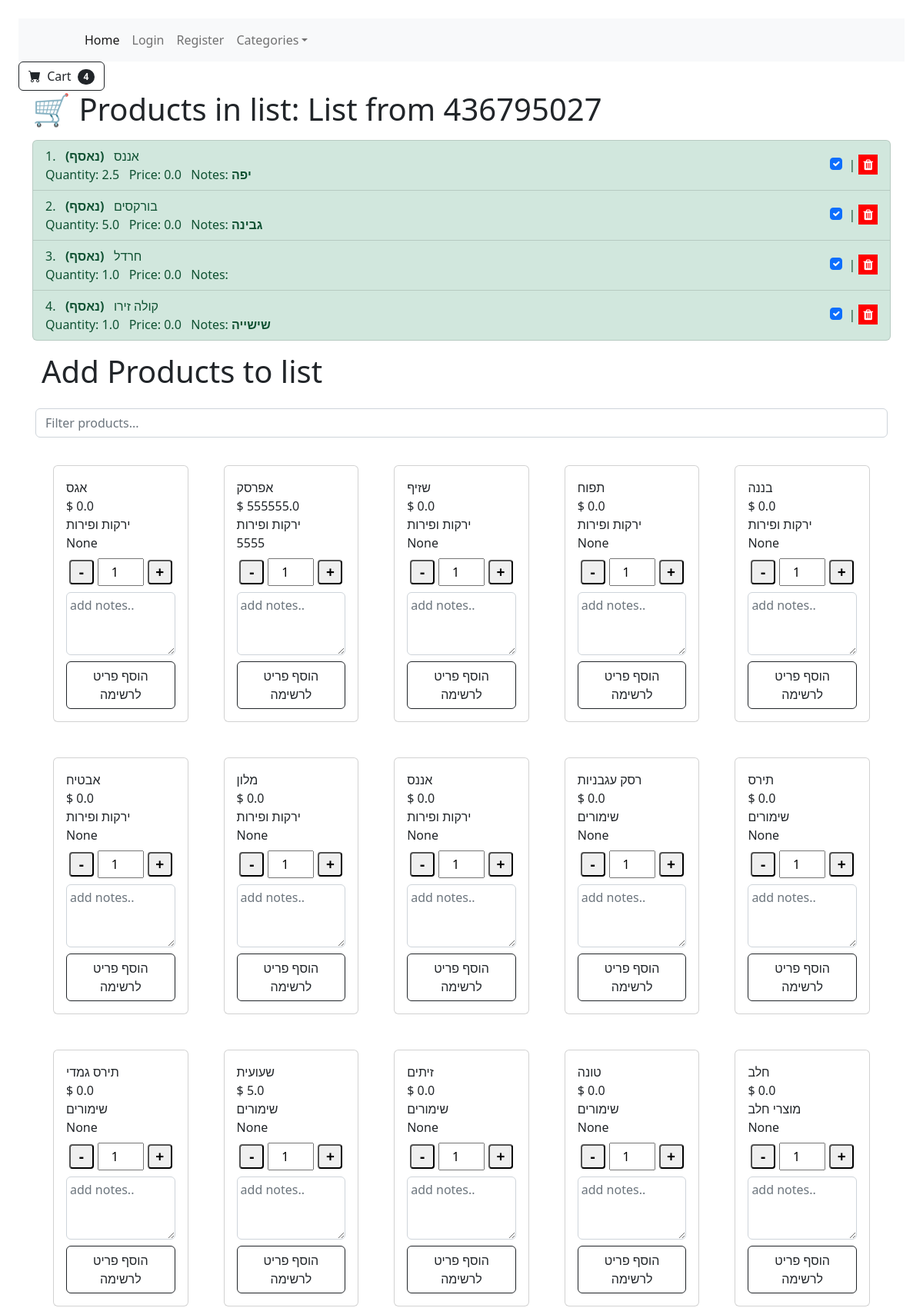
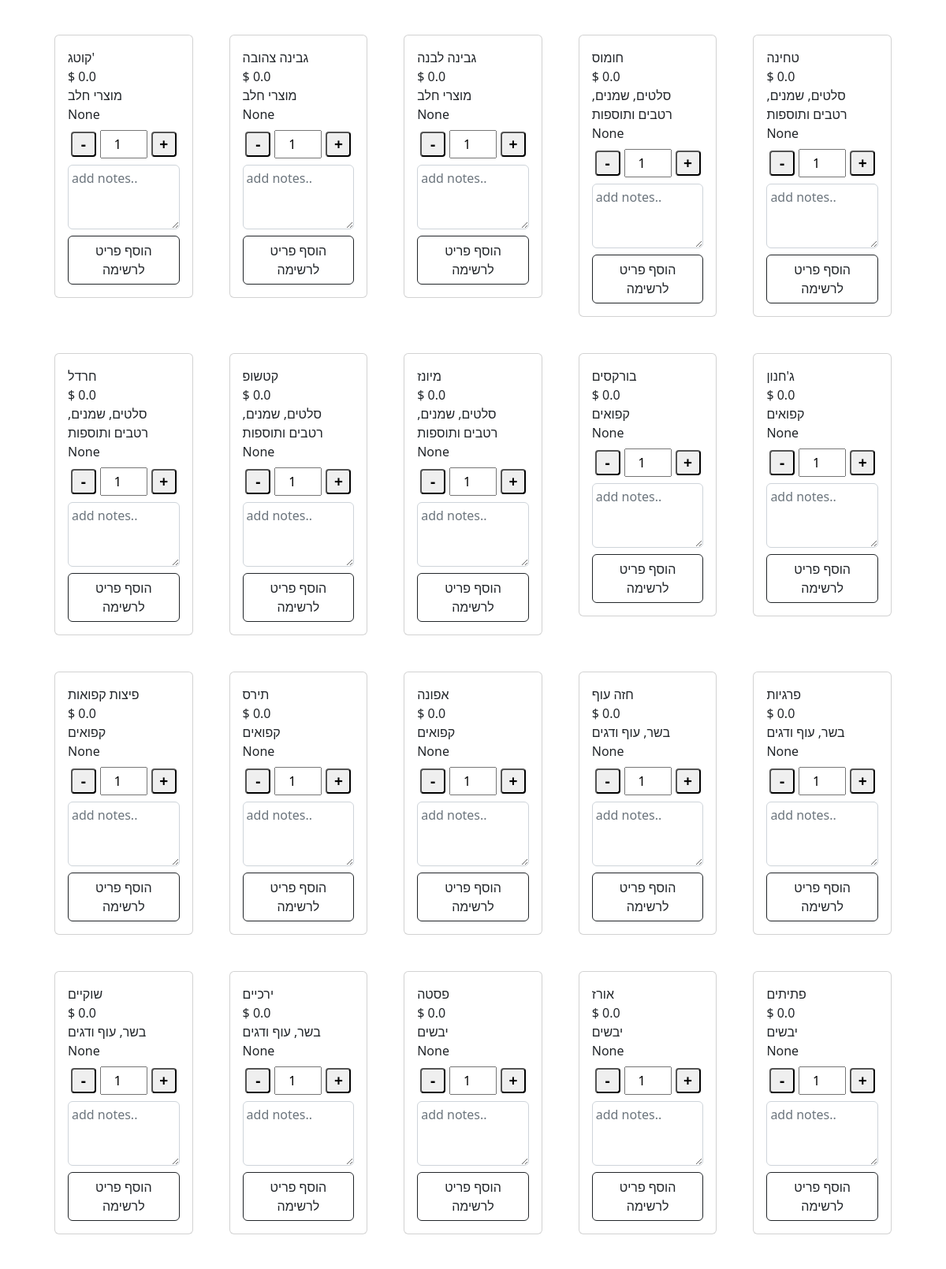
The app's page /list/16 (upper part) with its own data (2 pictures, top to bottom).
### tables this page shows
CREATE TABLE lists (
                id INTEGER PRIMARY KEY AUTOINCREMENT,
                name TEXT UNIQUE
            );

CREATE TABLE "product_in_list" (
	"id"	INTEGER,
	"list_id"	INTEGER,
	"product_id"	INTEGER,
	"collected"	INTEGER DEFAULT 0,
	"notes"	TEXT,
	"quantity"	REAL,
	FOREIGN KEY("product_id") REFERENCES "products"("id"),
	FOREIGN KEY("list_id") REFERENCES "lists"("id"),
	PRIMARY KEY("id" AUTOINCREMENT)
);

CREATE TABLE products (
        id INTEGER PRIMARY KEY AUTOINCREMENT,
        name TEXT NOT NULL,
        unit TEXT ,
        price REAL,
        category_id INTEGER,
        FOREIGN KEY (category_id) REFERENCES categories(id)
    );

CREATE TABLE categories (
        id INTEGER PRIMARY KEY AUTOINCREMENT,
        name TEXT UNIQUE NOT NULL
    );

### app.py (the view)
@falsk_app.route("/list/<int:list_id>", methods=["GET", "POST"])
def view_list(list_id):
    list_items_data = []  # make this a list
    items = database_read(f"select * from product_in_list where list_id ='{list_id}';")
    list_data = database_read(f"select * from product_in_list where list_id ='{list_id}';")
    if items:
        for item in items:
            product_id = item['product_id']
            item_data =  database_read(f"select pl.*,p.* from products p inner JOIN product_in_list  pl on pl.product_id = p.id where p.id ='{product_id}' and list_id='{list_id}';")
            if item_data:
                list_items_data.append(item_data[0])
    list_name = database_read(f"select name from lists where id ='{list_id}';")[0]['name']
    items_data = database_read(f"select p.*,cat.name as catName from products p left JOIN categories cat on category_id = cat.id")
    categories =  database_read(f"select * from categories order by name;")
    return render_template("list.html", list_id=list_id,list_data=list_data, items=list_items_data,list_name=list_name,all_items=items_data,categories=categories)

### HandelDB.py (called while the page is built)
def database_read(sql,data=None):
    connection = sqlite3.connect(database_filename)
    connection.row_factory = sqlite3.Row
    db = connection.cursor()
    if data:
         db.execute(sql, data)
    else:
         db.execute(sql)
    records = db.fetchall()
    rows = [dict(record) for record in records]
    db.close()
    connection.close()
    return rows

### app.py (called while the page is built)
@falsk_app.context_processor
def inject_user():
    return dict(user=flask_login.current_user)

@falsk_app.teardown_appcontext
def close_connection(exception):
    db = getattr(g, '_database', None)
    if db is not None:
        db.close()

@falsk_app.context_processor
def inject_collected_count():
    def get_collected_count(list_id=None):
        if list_id is None:
            return 0
        sql = f"SELECT COUNT(*) as count FROM product_in_list WHERE list_id = '{list_id}' AND collected = 1"
        print(sql)
        result = database_read(sql)
        print(result)
        return result[0]['count'] if result else 0
    return dict(get_collected_count=get_collected_count)

@falsk_app.after_request
def add_header(response):
    if request.path.endswith('service-worker.js'):
        response.headers['Content-Type'] = 'application/javascript'
    if request.path.endswith('manifest.json'):
        response.headers['Content-Type'] = 'application/manifest+json'
    return response

### templates/list.html (shortened to what this page needs)
{% extends 'base.html' %}
{% block content %}
<form class="d-flex">
  <button class="btn btn-outline-dark" type="submit">
      <i class="bi-cart-fill me-1"></i>
      Cart
      <span class="badge bg-dark text-white ms-1 rounded-pill">{{ get_collected_count(list_id) }}</span>
  </button>
</form>
<body class="p-4">
<div class="container">
  <h1 class="mb-3">🛒 Products in list:  {{ list_name }}   </h1>
  <ul id="itemsinlist"  class="list-group mb-3">
    {% for item in items %}
      <li class="list-group-item d-flex justify-content-between align-items-center
          {% if item.collected %} list-group-item-success {% endif %}">
        <span>
          {{ loop.index }}. &nbsp; {{ item['name'] }}  &nbsp; {% if item.collected %}<strong>(נאסף)</strong>{% endif %}   <br>Quantity: {{ item['quantity'] }}  &nbsp;  Price: {{ item['price'] }}  &nbsp;  Notes:  {% if item.notes %}<strong>{{ item['notes']}}</strong>{% endif %}
        </span>
          <div class="form-check">
            <input class="form-check-input position-static" data-item-id="{{ item['product_id'] }}" type="checkbox" id="blankCheckbox" onchange="updateCollected(this)" value="option1" {% if item.collected %}checked{% endif %} >
            <span class="">|</span>
              <button id="del_prod" class="delete-btn" title="remove product from list"><i class="fa fa-trash"></i></button>
          </div>
      </li>
    {% else %}
      <li class="list-group-item">No items yet.</li>
    {% endfor %}
  </ul>
  <form method="POST" class="d-flex mb-3">
    <div class="container container-box">
      <h1 class="mb-4"> Add Products to list</h1>
      <div class="row row-cols-2 row-cols-sm-3 row-cols-md-4 row-cols-lg-5 g-3">
          <input type="text" id="productFilter" style="margin-bottom: 5px;" class="form-control" placeholder="Filter products...">
          {% for product in all_items%}
          <div class="col">
          <div class="card" style="margin: 15px;">
          <div class="card-body">
              <div class="card-title">{{ product['name'] }}
                  <div class="card-text">
                          $ {{ product['price'] }}
                          <br>
                          {{ product['catName'] }}
                          <br>
                          {{ product['unit'] }}
                      </div>
                  </div>
                  <div class="product-actions text-center">
                  <div class="qty-wrapper">
                    <button class="minus" type="button" onclick="changeQty(this,-1)">-</button>
                    <input type="number" name="quantity" id="quantity" value="1" min="1" class="qty-input">
                    <button class="plus" type="button" onclick="changeQty(this,1)">+</button>
                  </div>
                  <div  class="action-wrapper">
                    <textarea id="notes" name="notes" rows="3" placeholder="add notes.." class="form-control note-input"></textarea>
                  </div>
                </div>
                <div  style="display: flex;" class="text-center"><a class="btn btn-outline-dark mt-auto" href="#" onclick="addProductToList(this); return false;" >הוסף פריט לרשימה</a>
                </div>
              </div>
          </div>
      </div>
          {% endfor%}
  </div>
</div>
  </form>
</div>
</body>
{% endblock %}

### templates/list.html (style rules this page uses)
.qty-wrapper { display: inline-flex; align-items: center; gap: 5px; }
.qty-wrapper button { width: 30px; height: 30px; font-size: 18px; }
.qty-wrapper input[type=number] { width: 60px; text-align: center; }
.plus { font-weight:bold; float:right; padding-right:4px; content:"+"; }
.minus { font-weight:bold; float:right; padding-right:4px; content:"-"; }
.delete-btn { background-color: red; border: none; color: white; cursor: pointer; }
.product-actions { max-width: 280px; margin: 0 auto; }
.qty-wrapper { display: flex; justify-content: center; align-items: center; margin-bottom: 0.5rem; }
.qty-input { width: 60px; text-align: center; padding: 0.25rem; }
.qty-wrapper button { width: 32px; height: 32px; font-size: 1.2rem; padding: 0; border-radius: 4px; }
.note-input { max-width: 100%; margin: 0 auto 0.5rem; padding: 0.25rem; }

### records on screen
lists: name "List from 436795027"
product_in_list: name "אננס", shows "(נאסף)", quantity "2.5", price "0.0", notes "יפה", collected "☑"
product_in_list: name "בורקסים", shows "(נאסף)", quantity "5.0", price "0.0", notes "גבינה", collected "☑"
product_in_list: name "חרדל", shows "(נאסף)", quantity "1.0", price "0.0", collected "☑"
product_in_list: name "קולה זירו", shows "(נאסף)", quantity "1.0", price "0.0", notes "שישייה", collected "☑"
products: name "אגס", price "0.0", catName "ירקות ופירות", unit "None"
products: name "אפרסק", price "555555.0", catName "ירקות ופירות", unit "5555"
products: name "שזיף", price "0.0", catName "ירקות ופירות", unit "None"
products: name "תפוח", price "0.0", catName "ירקות ופירות", unit "None"
products: name "בננה", price "0.0", catName "ירקות ופירות", unit "None"
products: name "אבטיח", price "0.0", catName "ירקות ופירות", unit "None"
products: name "מלון", price "0.0", catName "ירקות ופירות", unit "None"
products: name "אננס", price "0.0", catName "ירקות ופירות", unit "None"
products: name "רסק עגבניות", price "0.0", catName "שימורים", unit "None"
products: name "תירס", price "0.0", catName "שימורים", unit "None"
products: name "תירס גמדי", price "0.0", catName "שימורים", unit "None"
products: name "שעועית", price "5.0", catName "שימורים", unit "None"
products: name "זיתים", price "0.0", catName "שימורים", unit "None"
products: name "טונה", price "0.0", catName "שימורים", unit "None"
products: name "חלב", price "0.0", catName "מוצרי חלב", unit "None"
products: name "קוטג'", price "0.0", catName "מוצרי חלב", unit "None"
products: name "גבינה צהובה", price "0.0", catName "מוצרי חלב", unit "None"
products: name "גבינה לבנה", price "0.0", catName "מוצרי חלב", unit "None"
products: name "חומוס", price "0.0", catName "סלטים, שמנים, רטבים ותוספות", unit "None"
products: name "טחינה", price "0.0", catName "סלטים, שמנים, רטבים ותוספות", unit "None"
products: name "חרדל", price "0.0", catName "סלטים, שמנים, רטבים ותוספות", unit "None"
products: name "קטשופ", price "0.0", catName "סלטים, שמנים, רטבים ותוספות", unit "None"
products: name "מיונז", price "0.0", catName "סלטים, שמנים, רטבים ותוספות", unit "None"
products: name "בורקסים", price "0.0", catName "קפואים", unit "None"
products: name "ג'חנון", price "0.0", catName "קפואים", unit "None"
products: name "פיצות קפואות", price "0.0", catName "קפואים", unit "None"
products: name "תירס", price "0.0", catName "קפואים", unit "None"
products: name "אפונה", price "0.0", catName "קפואים", unit "None"
products: name "חזה עוף", price "0.0", catName "בשר, עוף ודגים", unit "None"
products: name "פרגיות", price "0.0", catName "בשר, עוף ודגים", unit "None"
products: name "שוקיים", price "0.0", catName "בשר, עוף ודגים", unit "None"
products: name "ירכיים", price "0.0", catName "בשר, עוף ודגים", unit "None"
products: name "פסטה", price "0.0", catName "יבשים", unit "None"
products: name "אורז", price "0.0", catName "יבשים", unit "None"
products: name "פתיתים", price "0.0", catName "יבשים", unit "None"

### other values on screen
{{ get_collected_count(list_id) }} "4"
